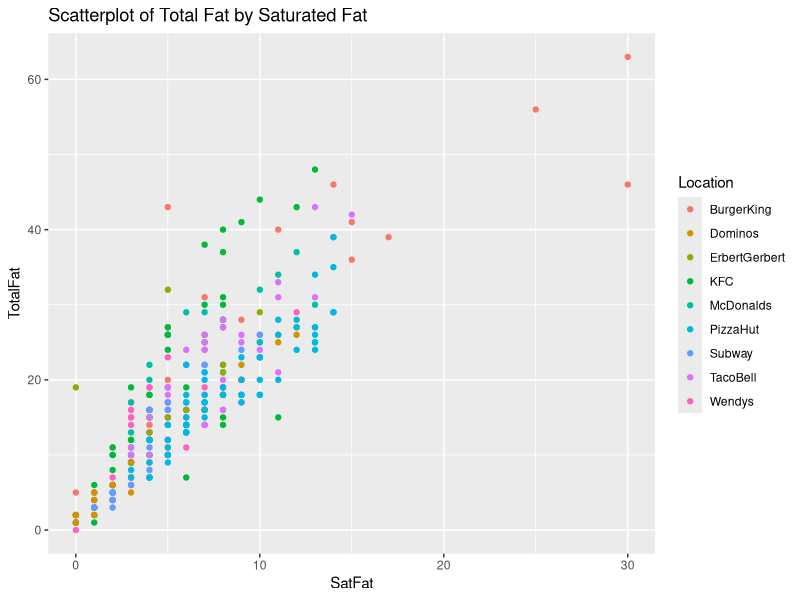
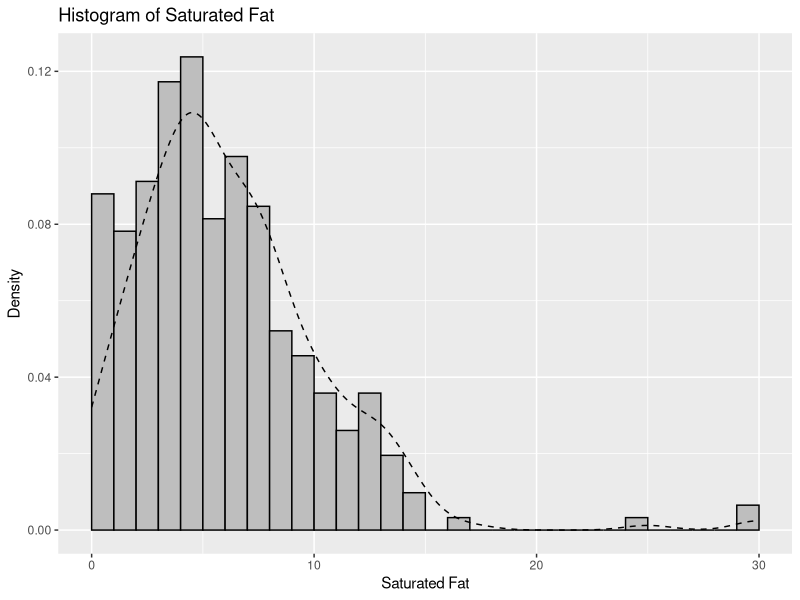
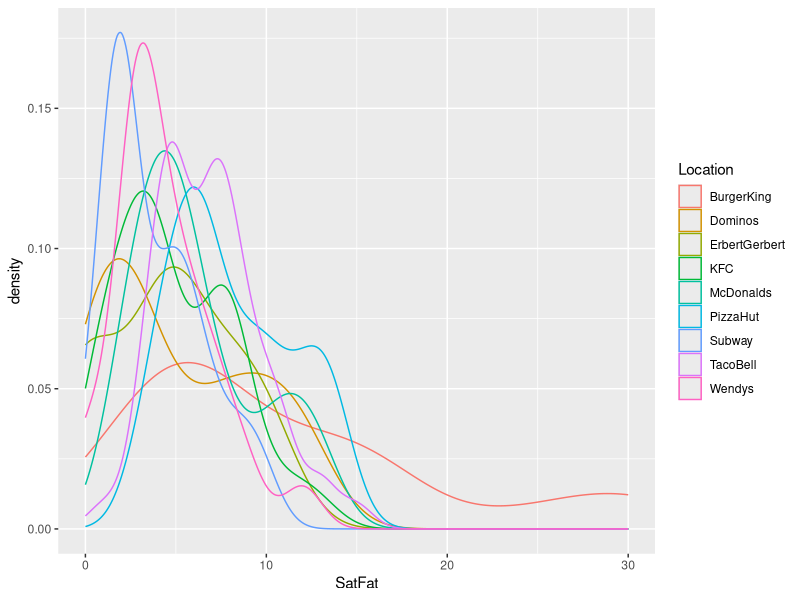
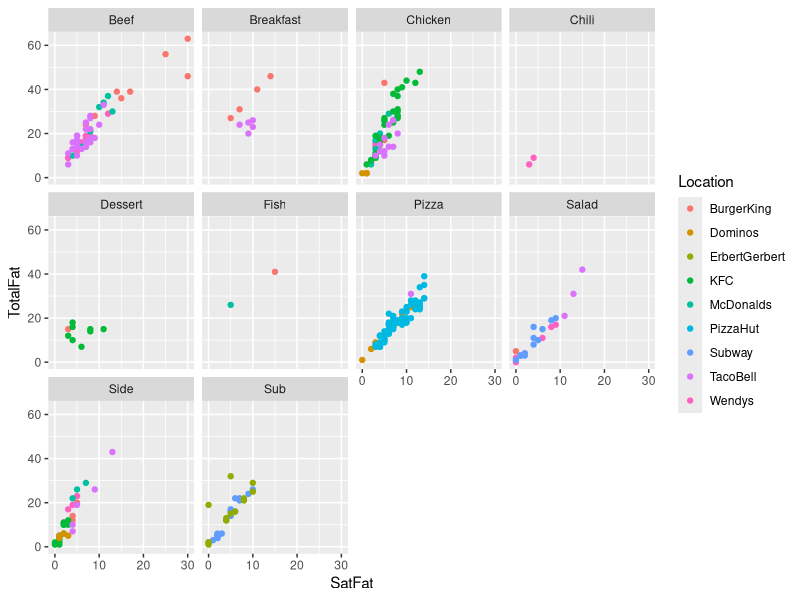

R code for these plots, in order:
#Author: Marshal Will
#This project visualizes some data from a nutrition data set.
  

NutritionData <- read.csv("NutritionData.csv")
library(ggplot2)


ggplot(data=NutritionData, aes(x=SatFat, y=TotalFat, color=Location)) + geom_point() +
  labs(title="Scatterplot of Total Fat by Saturated Fat")


ggplot(data=NutritionData) + geom_histogram(mapping = aes(x=SatFat, y=(..density..)), breaks=seq(0, 30, by = 1), col="black", fill="grey") +
  geom_density(mapping = aes(x=SatFat), lty=2) + labs(title = "Histogram of Saturated Fat", x="Saturated Fat", y="Density")


ggplot(data=NutritionData) + geom_density(mapping = aes(x=SatFat, col=Location))


ggplot(data = NutritionData) + geom_point(mapping = aes(x=SatFat, y=TotalFat, col=Location)) + facet_wrap(~Type)

  